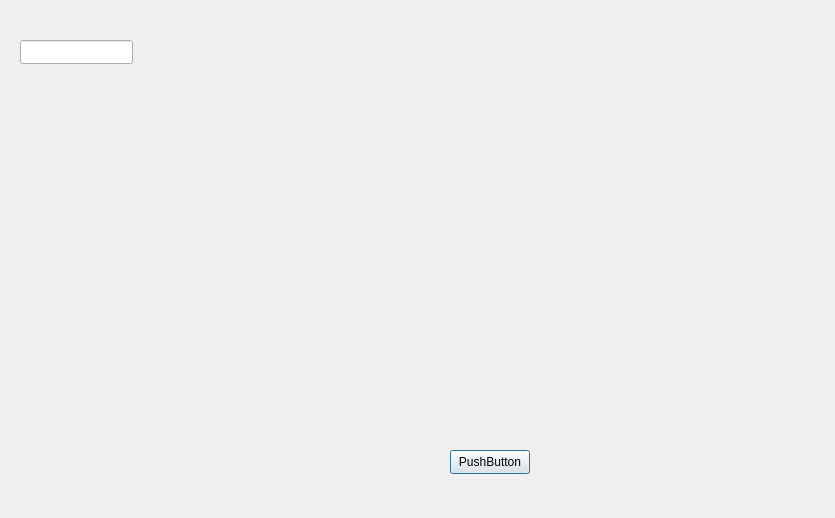
<?xml version="1.0" encoding="UTF-8"?>
<ui version="4.0">
 <class>addBookPage</class>
 <widget class="QDialog" name="addBookPage">
  <property name="geometry">
   <rect>
    <x>0</x>
    <y>0</y>
    <width>835</width>
    <height>518</height>
   </rect>
  </property>
  <property name="windowTitle">
   <string>Dialog</string>
  </property>
  <widget class="QLineEdit" name="lineEdit">
   <property name="geometry">
    <rect>
     <x>20</x>
     <y>40</y>
     <width>113</width>
     <height>24</height>
    </rect>
   </property>
  </widget>
  <widget class="QPushButton" name="pushButton">
   <property name="geometry">
    <rect>
     <x>450</x>
     <y>450</y>
     <width>80</width>
     <height>24</height>
    </rect>
   </property>
   <property name="text">
    <string>PushButton</string>
   </property>
  </widget>
 </widget>
 <resources/>
 <connections/>
</ui>
